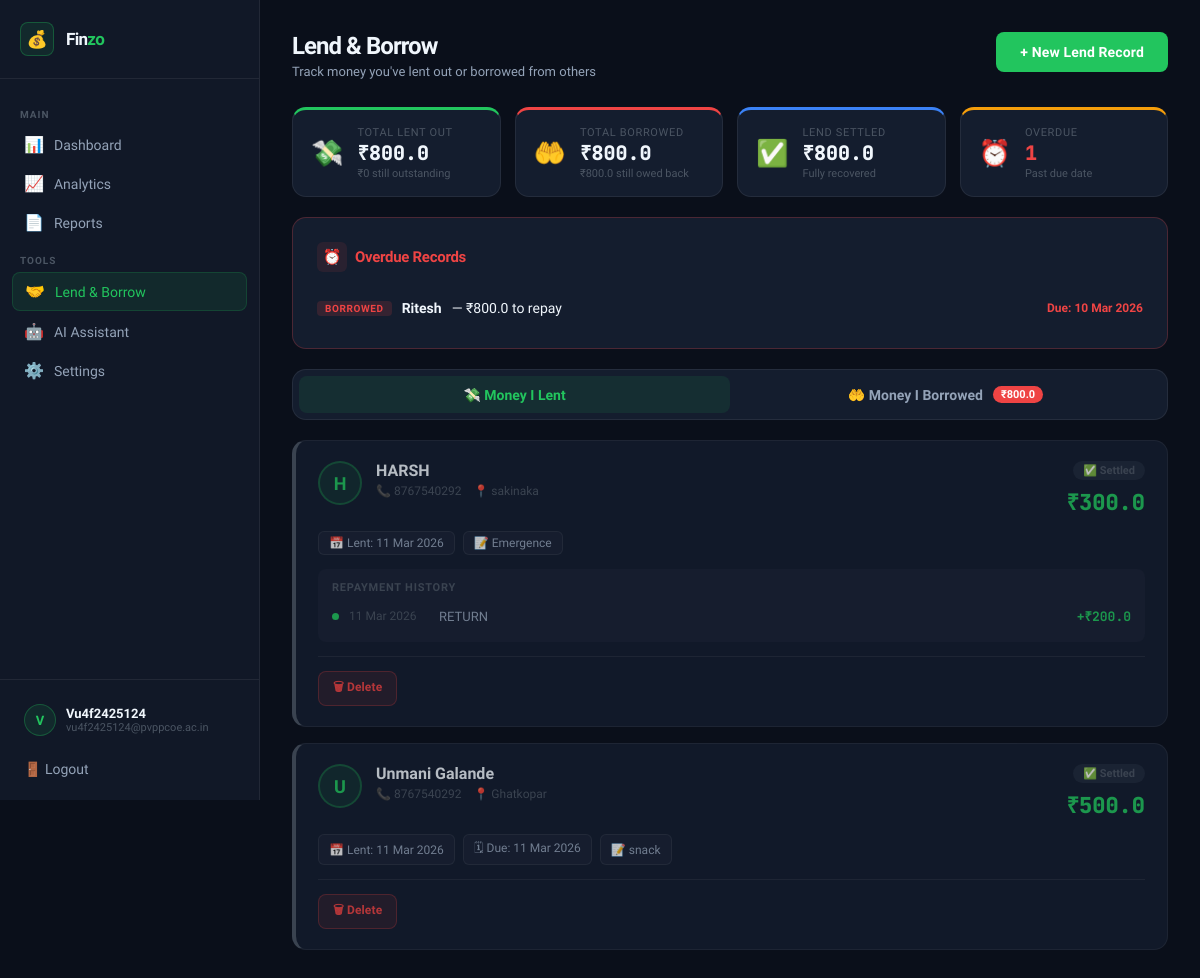
Screenshot of /lend-borrow (signed in) with the database file from the repository.
### app.py (models this page shows)
class LendBorrow(db.Model):
    id           = db.Column(db.Integer, primary_key=True)
    type         = db.Column(db.String(10),  nullable=False)   # 'lend' or 'borrow'
    person_name  = db.Column(db.String(120), nullable=False)
    phone        = db.Column(db.String(30),  default='')
    address      = db.Column(db.String(250), default='')
    amount       = db.Column(db.Float,       nullable=False)
    reason       = db.Column(db.String(250), default='')
    interest_pct = db.Column(db.Float,       default=0)        # annual % interest, 0 = none
    date         = db.Column(db.DateTime,    default=datetime.now)
    due_date     = db.Column(db.DateTime,    nullable=True)
    status       = db.Column(db.String(20),  default='active') # active | settled
    user_id      = db.Column(db.Integer, db.ForeignKey('user.id'), nullable=False)
    repayments   = db.relationship('Repayment', backref='loan', lazy=True, cascade='all,delete-orphan')
    @property
    def total_repaid(self):
        return sum(r.amount for r in self.repayments)
    @property
    def outstanding(self):
        return round(max(0, self.amount - self.total_repaid), 2)
    @property
    def is_overdue(self):
        if self.due_date and self.status == 'active':
            return datetime.now() > self.due_date
        return False

class Repayment(db.Model):
    id          = db.Column(db.Integer, primary_key=True)
    loan_id     = db.Column(db.Integer, db.ForeignKey('lend_borrow.id'), nullable=False)
    amount      = db.Column(db.Float,   nullable=False)
    note        = db.Column(db.String(200), default='')
    date        = db.Column(db.DateTime, default=datetime.now)

### app.py (the view)
@app.route("/lend-borrow")
def lend_borrow():
    if 'user_id' not in session: return redirect(url_for('login'))
    uid    = session['user_id']
    tab    = request.args.get('tab', 'lend')
    now    = datetime.now()
    lends   = LendBorrow.query.filter_by(user_id=uid, type='lend').order_by(LendBorrow.date.desc()).all()
    borrows = LendBorrow.query.filter_by(user_id=uid, type='borrow').order_by(LendBorrow.date.desc()).all()
    total_lent        = sum(l.amount for l in lends)
    total_lent_out    = sum(l.outstanding for l in lends if l.status == 'active')
    total_lent_settled= sum(l.amount for l in lends if l.status == 'settled')
    total_borrowed     = sum(b.amount for b in borrows)
    total_owed_back    = sum(b.outstanding for b in borrows if b.status == 'active')
    total_borr_settled = sum(b.amount for b in borrows if b.status == 'settled')
    overdue_lends   = [l for l in lends   if l.is_overdue]
    overdue_borrows = [b for b in borrows if b.is_overdue]
    return render_template("lend_borrow.html",
        email=session['user_email'], tab=tab,
        lends=lends, borrows=borrows,
        total_lent=total_lent, total_lent_out=total_lent_out,
        total_lent_settled=total_lent_settled,
        total_borrowed=total_borrowed, total_owed_back=total_owed_back,
        total_borr_settled=total_borr_settled,
        overdue_lends=overdue_lends, overdue_borrows=overdue_borrows,
        now=now,
    )

### templates/lend_borrow.html (shortened to what this page needs)
{% extends "layout.html" %}
{% set active_page = 'lend_borrow' %}
{% block content %}
<div class="page-header">
  <div>
    <h1 class="page-title">Lend &amp; Borrow</h1>
    <p class="page-subtitle">Track money you've lent out or borrowed from others</p>
  </div>
  <button class="btn btn-primary" onclick="openAddModal('{{ tab }}')">
    + New {{ 'Lend' if tab == 'lend' else 'Borrow' }} Record
  </button>
</div>
<div class="lb-summary-grid">
  <div class="lb-stat-card lb-stat-lent">
    <div class="lb-stat-icon">💸</div>
    <div class="lb-stat-body">
      <div class="lb-stat-label">Total Lent Out</div>
      <div class="lb-stat-val">₹{{ total_lent }}</div>
      <div class="lb-stat-sub">₹{{ total_lent_out }} still outstanding</div>
    </div>
  </div>
  <div class="lb-stat-card lb-stat-borrowed">
    <div class="lb-stat-icon">🤲</div>
    <div class="lb-stat-body">
      <div class="lb-stat-label">Total Borrowed</div>
      <div class="lb-stat-val">₹{{ total_borrowed }}</div>
      <div class="lb-stat-sub">₹{{ total_owed_back }} still owed back</div>
    </div>
  </div>
  <div class="lb-stat-card lb-stat-settled">
    <div class="lb-stat-icon">✅</div>
    <div class="lb-stat-body">
      <div class="lb-stat-label">Lend Settled</div>
      <div class="lb-stat-val">₹{{ total_lent_settled }}</div>
      <div class="lb-stat-sub">Fully recovered</div>
    </div>
  </div>
  <div class="lb-stat-card lb-stat-overdue">
    <div class="lb-stat-icon">⏰</div>
    <div class="lb-stat-body">
      <div class="lb-stat-label">Overdue</div>
      <div class="lb-stat-val" style="color:var(--red)">
        {{ overdue_lends|length + overdue_borrows|length }}
      </div>
      <div class="lb-stat-sub">Past due date</div>
    </div>
  </div>
</div>
{% if overdue_lends or overdue_borrows %}
  <div class="card lb-alert-card">
    <h3 class="card-title" style="color:var(--red)">
      <span class="card-icon" style="background:var(--red-dim)">⏰</span> Overdue Records
    </h3>
    {% for r in overdue_borrows %}
      <div class="lb-overdue-row">
        <span class="lb-type-pill lb-pill-borrow">BORROWED</span>
        <strong>{{ r.person_name }}</strong>
        <span>— ₹{{ r.outstanding }} to repay</span>
        <span class="lb-overdue-since">Due: {{ r.due_date.strftime('%d %b %Y') }}</span>
      </div>
    {% endfor %}
  </div>
{% endif %}
<div class="lb-tabs">
  <a href="/lend-borrow?tab=lend"
     class="lb-tab {{ 'active' if tab == 'lend' }}">
    💸 Money I Lent
  </a>
  <a href="/lend-borrow?tab=borrow"
     class="lb-tab {{ 'active' if tab == 'borrow' }}">
    🤲 Money I Borrowed
    {% if total_owed_back > 0 %}
      <span class="lb-tab-badge lb-badge-red">₹{{ total_owed_back }}</span>
    {% endif %}
  </a>
</div>
{% if tab == 'lend' %}
  {% if lends %}
    <div class="lb-records">
      {% for record in lends %}
        {% set pct = [(record.total_repaid / record.amount * 100), 100]|min if record.amount > 0 else 0 %}
        <div class="lb-record-card {{ 'lb-settled' if record.status == 'settled' }} {{ 'lb-overdue-card' if record.is_overdue }}">
          <div class="lb-rec-header">
            <div class="lb-rec-avatar">{{ record.person_name[0]|upper }}</div>
            <div class="lb-rec-info">
              <div class="lb-rec-name">{{ record.person_name }}</div>
              <div class="lb-rec-meta">
                {% if record.phone %}<span>📞 {{ record.phone }}</span>{% endif %}
                {% if record.address %}<span>📍 {{ record.address }}</span>{% endif %}
              </div>
            </div>
            <div class="lb-rec-right">
              {% if record.status == 'settled' %}
                <span class="lb-status-badge lb-badge-settled">✅ Settled</span>
              {% elif record.is_overdue %}
                <span class="lb-status-badge lb-badge-overdue">⏰ Overdue</span>
              {% else %}
                <span class="lb-status-badge lb-badge-active">🟢 Active</span>
              {% endif %}
              <div class="lb-rec-amount">₹{{ record.amount }}</div>
            </div>
          </div>
          <div class="lb-rec-details">
            <div class="lb-detail-chip">📅 Lent: {{ record.date.strftime('%d %b %Y') }}</div>
            {% if record.due_date %}
              <div class="lb-detail-chip {{ 'lb-chip-red' if record.is_overdue }}">
                🗓 Due: {{ record.due_date.strftime('%d %b %Y') }}
              </div>
            {% endif %}
            {% if record.reason %}
              <div class="lb-detail-chip">📝 {{ record.reason }}</div>
            {% endif %}
          </div>
          {% if record.repayments %}
            <div class="lb-repay-history">
              <div class="lb-repay-title">Repayment History</div>
              {% for r in record.repayments %}
                <div class="lb-repay-row">
                  <span class="lb-repay-dot"></span>
                  <span class="lb-repay-date">{{ r.date.strftime('%d %b %Y') }}</span>
                  <span class="lb-repay-note">{{ r.note or '—' }}</span>
                  <span class="lb-repay-amt">+₹{{ r.amount }}</span>
                </div>
              {% endfor %}
            </div>
          {% endif %}
          <div class="lb-rec-actions">
            <form action="/lend-borrow/delete/{{ record.id }}" method="POST" style="display:inline">
              <button type="submit" class="btn btn-sm lb-btn-delete"
                      onclick="return confirm('Delete this record? This cannot be undone.')">
                🗑 Delete
              </button>
            </form>
          </div>
        </div>
      {% endfor %}
    </div>
  {% endif %}
{% endif %}
{% endblock %}

### rows the page displays
LendBorrow: person_name "Ritesh", outstanding "800.0", due_date "10 Mar 2026"
LendBorrow: person_name "H", person_name "HARSH", phone "8767540292", address "sakinaka", status "✅ Settled", amount "300.0", date "11 Mar 2026", reason "Emergence"
Repayment: date "11 Mar 2026", note "RETURN", amount "200.0"
LendBorrow: person_name "U", person_name "Unmani Galande", phone "8767540292", address "Ghatkopar", status "✅ Settled", amount "500.0", date "11 Mar 2026", due_date "11 Mar 2026", reason "snack"

### other values shown
{{ email[0]|upper if email else 'U' }} "V"
{{ email.split('@')[0]|title if email else 'User' }} "Vu4f2425124"
{{ email }} "vu4f2425124@pvppcoe.ac.in"
{{ 'Lend' if tab == 'lend' else 'Borrow' }} "Lend"
{{ total_lent }} "800.0"
{{ total_lent_out }} "0"
{{ total_borrowed }} "800.0"
{{ total_owed_back }} "800.0"
{{ total_lent_settled }} "800.0"
{{ overdue_lends|length + overdue_borrows|length }} "1"
